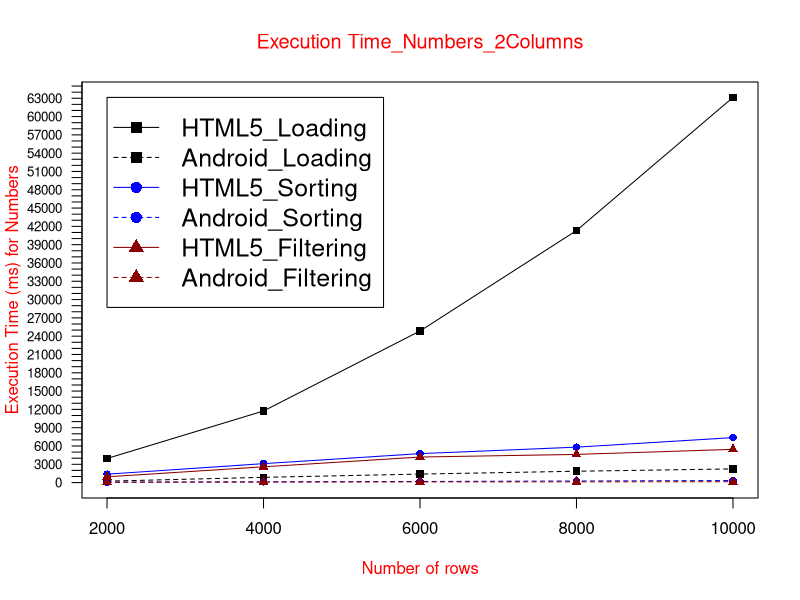

Source code (R):
data <- read.table("ETnum2col.txt", header = TRUE)

max_y <- max(data)
plot_colors <- c("black", "blue", "red4")
png(filename="ETnum2Col.png", height = 1000, width = 1300, bg = "white")
plot(data$HTML5_Loading, type = "o", col = plot_colors[1], pch=15,  ylim=c(0,max_y), axes=FALSE, ann=FALSE)
axis(1, at=1:5, lab=c("2000", "4000", "6000", "8000", "10000"))
axis(2, las=1, at=1000*0:max_y, cex.axis = 0.8)

box()
lines(data$Android_Loading, type="o", pch=15, lty=2, col=plot_colors[1])
lines(data$HTML5_Sorting, type="o", pch=16, lty=1,  col=plot_colors[2])
lines(data$Android_Sorting, type="o", pch=16, lty=2,  col=plot_colors[2])   
lines(data$HTML5_Filtering, type="o", pch=17, lty=1, col=plot_colors[3])
lines(data$Android_Filtering, type="o", pch=17, lty=2,   col=plot_colors[3])

title(main="Execution Time_Numbers_2Columns", col.main="red", font.main=6)
title(xlab= "Number of rows", col.lab="red")
title(ylab= "Execution Time (ms) for Numbers", col.lab="red")
legend(1, max_y, names(data), cex=1.5, col=c("black", "black","blue", "blue","red4","red4"), pch=c(15,15,16,16,17,17), lty=c(1,2,1,2,1,2));

          
dev.off()

   
            
